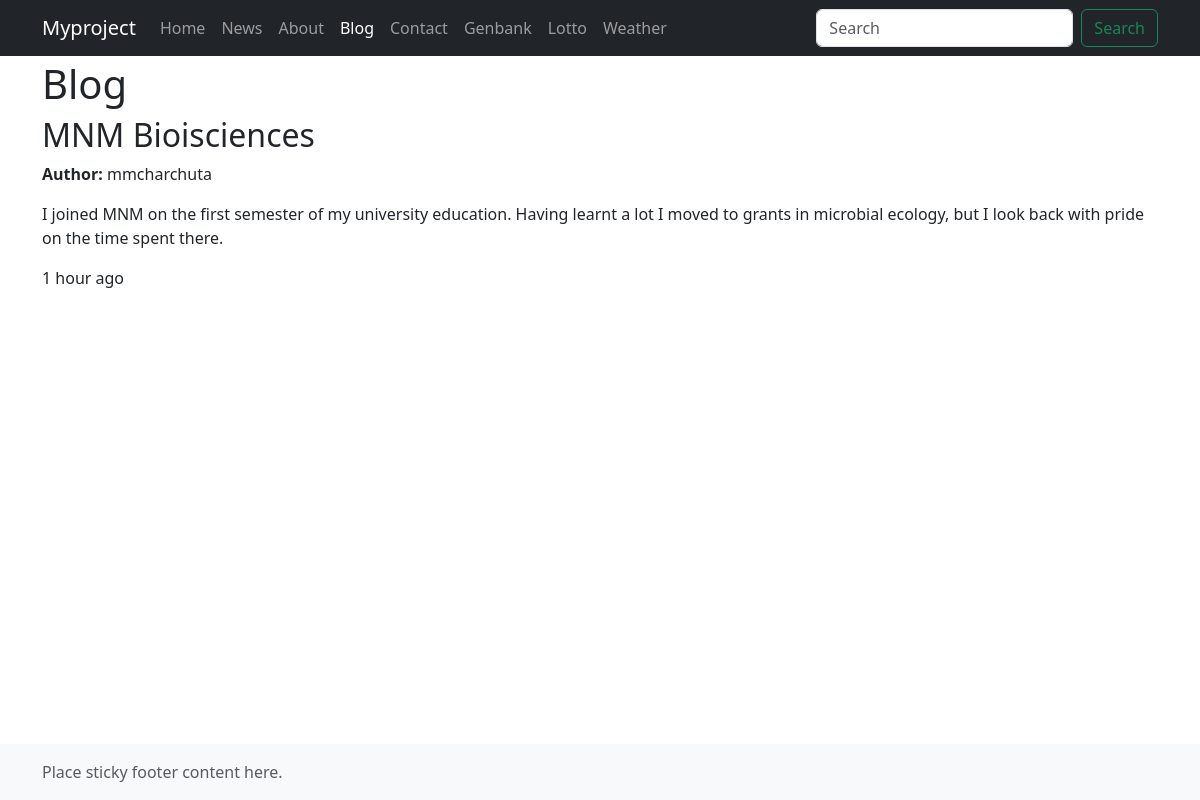
The app's page /blog/4/ with its own data.
### blog/models.py (models this page shows, shortened)
class Post(models.Model):
    category = models.ForeignKey(Category, on_delete=models.CASCADE, null=True)
    author = models.ForeignKey(Author, on_delete=models.CASCADE, null=True)  # New field for author
    title = models.CharField(max_length=140)
    body = models.TextField()
    date_create = models.DateTimeField(auto_now_add=True)
    date_update = models.DateTimeField(auto_now=True)
    date_publish = models.DateTimeField(blank=True, null=True)
    is_public = models.BooleanField(default=True)

class Author(models.Model):
    name = models.CharField(max_length=100)
    bio = models.TextField(blank=True)

### blog/views.py (the view)
# urls.py: path('<int:post_id>/', views.post_detail_view, name='post_detail_view'),
def post_detail_view(request, post_id):
    post = get_object_or_404(Post, id=post_id)
    context = {
        'object': post,
        'author': post.author,
    }
    return render(request, 'blog/post_detail.html', context)

### blog/templates/blog/post_detail.html (shortened to what this page needs)
{% extends 'myapp/base.html' %}
{% block nav-link-blog %}active{% endblock %}
{% block content %}
  <h1>Blog</h1>
    <h2>{{ object.title }}</h2>
    <p><strong>Author:</strong> {{ author.name }}</p>
    <p>{{ object.body }}</p>
    <p>{{ object.date_update|timesince }} ago</p>
{% endblock %}

### records on screen
Post: title "MNM Bioisciences", body "I joined MNM on the first semester of my university education. Having learnt a lot I moved to grants in microbial ecology, but I look back with pride on the time spent there.", date_update "1 hour"
Author: name "mmcharchuta"
